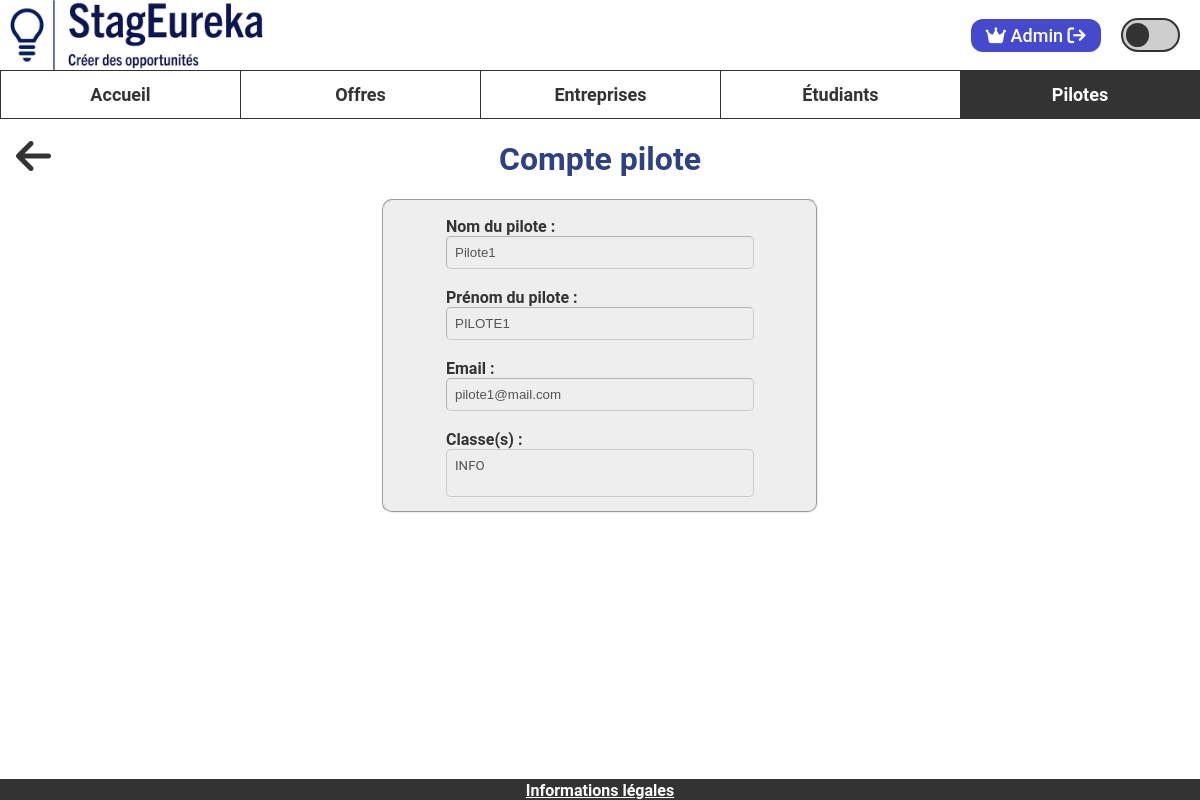
Before: /www/pilote/lire/1 (signed in) with the older database file.
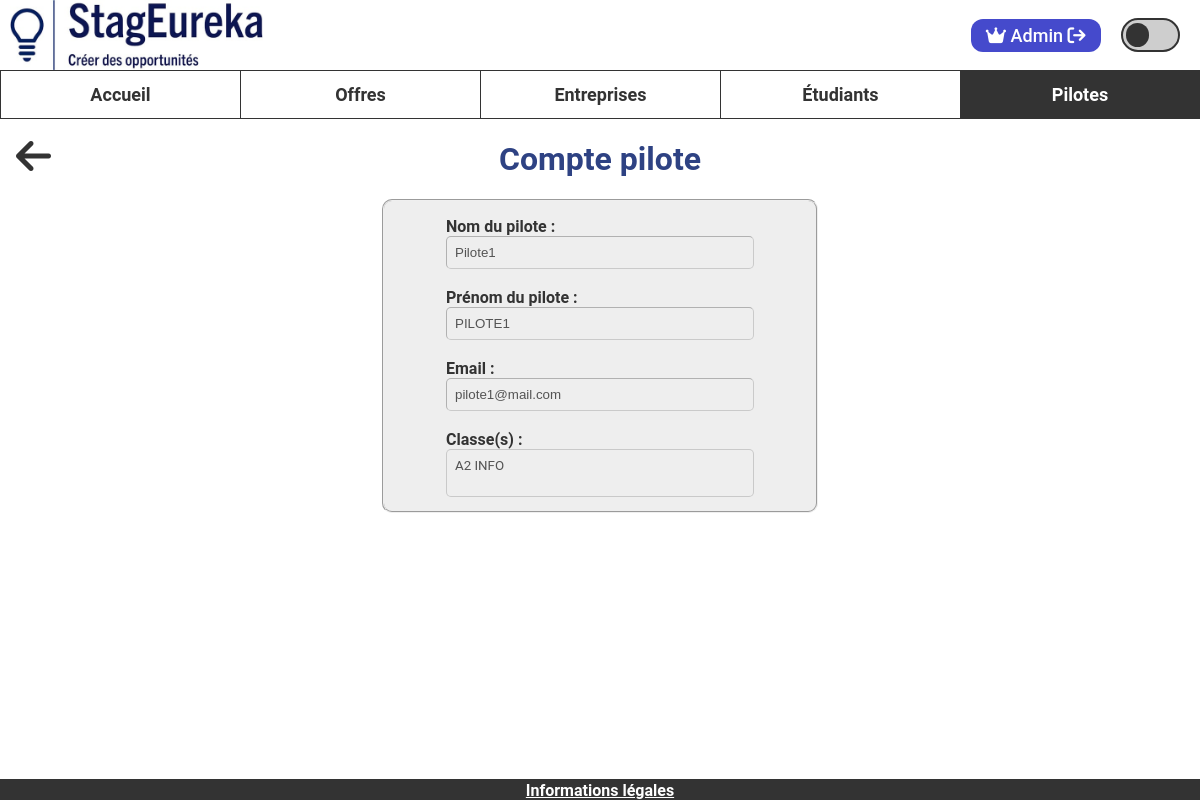
After: the same page with the newer database file.
### tables this page shows
CREATE TABLE Class(
   idClass INT NOT NULL AUTO_INCREMENT,
   className VARCHAR(50),
   yearClass INT NOT NULL,
   idCity INT NOT NULL,
   idPilot INT NOT NULL,
   PRIMARY KEY(idClass),
   FOREIGN KEY(idCity) REFERENCES City(idCity),
   FOREIGN KEY(idPilot) REFERENCES Pilot(idPilot)
);

### www/modele/pilote_modele.php (called while the page is built, shortened)
<?php
require_once "modele/classe_modele.php";
class Pilote {
    public function __construct(int $id, string $nom, string $prenom, string $hash_mdp, string $email) {
    $this->nom = $nom;
    $this->prenom = $prenom;
    $this->email = $email;
    }
}
function getPilote(int $idPilote){
    $pdo = connexionBDD();
    $sql = "SELECT * FROM Pilot WHERE idPilot = :id";
    $requete = $pdo->prepare($sql);
    $requete->execute([":id" => $idPilote]);
    $reponseBdd = $requete->fetch(PDO::FETCH_ASSOC);
    $pilote = new Pilote(
        $reponseBdd["idPilot"],
        $reponseBdd["name"],
        $reponseBdd["firstName"],
        $reponseBdd["password"],
        $reponseBdd["email"],
    );
    return $pilote;
}

### www/modele/classe_modele.php (called while the page is built, shortened)
<?php
class Classe {
    public function __construct(int $id, string $nom, int $annee, string $ville, string $codePostal, int $idPilote) {
        $this->nom = $nom;
    }
}
function getClassesPilote(int $idPilote): ?array {
    $pdo = connexionBDD();
    $requete = $pdo->prepare(
        "SELECT class.idClass, class.className, class.yearClass, c.cityName, c.addressCode, class.idPilot
        FROM Class class INNER JOIN City c ON (class.idCity = c.idCity)
        WHERE class.idPilot = :idPilote"
    );
    $requete->execute([
        ":idPilote" => $idPilote
    ]);
    $reponseBdd = $requete->fetchAll(PDO::FETCH_ASSOC);
    $classes = [];
    foreach ($reponseBdd as $classe) {
        $classes[] = new Classe(
            $classe["idClass"],
            $classe["className"],
            $classe["yearClass"],
            $classe["cityName"],
            $classe["addressCode"],
            $classe["idPilot"]
        );
    }
    return $classes;
}

### www/vue/php/pilote/lire_pilote_vue.php (the view, shortened to what this page needs)
<main>
    <button name="fleche-retour" id="fleche-retour" value="fleche-retour" onclick="location.href='<?= ADRESSE_SITE ?>/pilote/liste/'"><i class="fa-solid fa-arrow-left fa-3x"></i></button>
    <div class="conteneur-modification-pilote">
        <h1 class="modification-pilote">Compte pilote</h1>
        <fieldset class="rectangle-gris">
            <div class="ligne">
                <div class="colonne">
                    <div class="nom-pilote">
                        <label for="nom-pilote">Nom du pilote :</label><br>
                        <input class="case-standard case-nom-pilote" type="text" name="nom-pilote" id="nom-pilote" value="<?= $pilote->nom ?>" disabled><br><br>
                    </div>
                    <div class="prenom-pilote">
                        <label for="prenom-pilote">Prénom du pilote :</label><br>
                        <input class="case-standard case-prenom-pilote" type="text" name="prenom-pilote" id="prenom-pilote" value="<?= $pilote->prenom ?>" disabled><br><br>
                    </div>
                </div>
                <div class="email-pilote">
                    <label for="email-pilote">Email :</label><br>
                    <input class="case-standard case-email-pilote" type="text" name="email-pilote" id="email-pilote" value="<?= $pilote->email ?>" disabled><br><br>
                </div>
                <?php if (count($classes) > 0) { ?>
                <div class="classes-pilote">
                    <label for="email-pilote">Classe(s) :</label><br>
                    <?php
                    $classesString = implode("\n", array_map(function ($classe) {
                        return $classe->nom;
                    }, $classes));
                    $classesString = htmlspecialchars($classesString);
                    ?>
                    <textarea class="case-standard" disabled><?= $classesString ?></textarea>
                </div>
                <?php } ?>
            </div>
        </fieldset>
    </div>
</main>
<?php
include "vue/php/mise_en_page_vue.php";
?>

Changed rows visible on the page:
changed class: className "INFO" → "A2 INFO"
